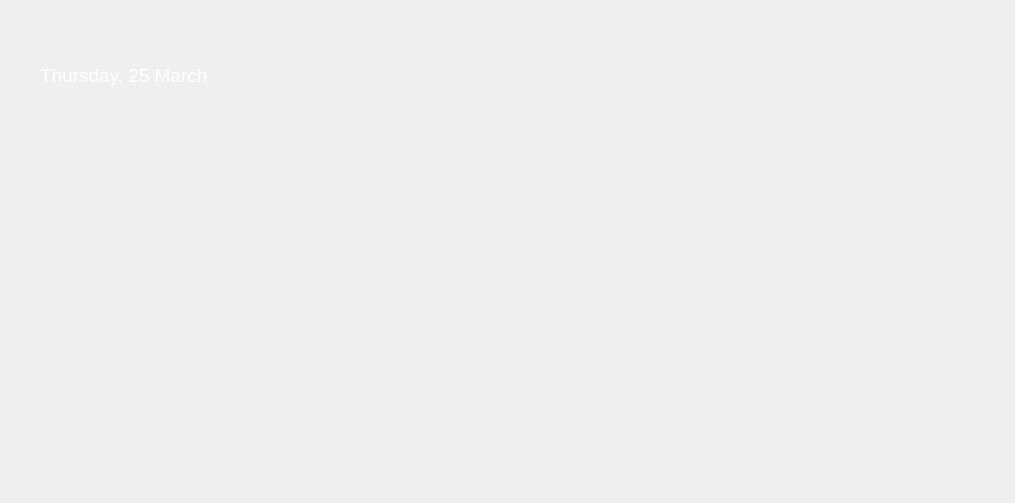
<?xml version="1.0" encoding="UTF-8"?>
<ui version="4.0">
 <class>Form</class>
 <widget class="QWidget" name="Form">
  <property name="geometry">
   <rect>
    <x>0</x>
    <y>0</y>
    <width>1015</width>
    <height>503</height>
   </rect>
  </property>
  <property name="windowTitle">
   <string>Form</string>
  </property>
  <property name="styleSheet">
   <string notr="true">border:none;</string>
  </property>
  <widget class="QLabel" name="label">
   <property name="geometry">
    <rect>
     <x>0</x>
     <y>-70</y>
     <width>1024</width>
     <height>575</height>
    </rect>
   </property>
   <property name="font">
    <font>
     <family>Arial</family>
     <pointsize>10</pointsize>
    </font>
   </property>
   <property name="styleSheet">
    <string notr="true"/>
   </property>
   <property name="text">
    <string/>
   </property>
   <property name="pixmap">
    <pixmap resource="rec.qrc">:/redc/lib/tuse.png</pixmap>
   </property>
   <property name="scaledContents">
    <bool>true</bool>
   </property>
  </widget>
  <widget class="QLabel" name="label_4">
   <property name="geometry">
    <rect>
     <x>150</x>
     <y>10</y>
     <width>720</width>
     <height>405</height>
    </rect>
   </property>
   <property name="text">
    <string/>
   </property>
   <property name="pixmap">
    <pixmap resource="rec.qrc">:/redc/lib/gifloader.gif</pixmap>
   </property>
   <property name="scaledContents">
    <bool>true</bool>
   </property>
  </widget>
  <widget class="QLabel" name="label_5">
   <property name="geometry">
    <rect>
     <x>40</x>
     <y>40</y>
     <width>241</width>
     <height>71</height>
    </rect>
   </property>
   <property name="font">
    <font>
     <family>Arial</family>
     <pointsize>14</pointsize>
     <weight>50</weight>
     <italic>false</italic>
     <bold>false</bold>
    </font>
   </property>
   <property name="styleSheet">
    <string notr="true">color: rgb(255, 255, 255);
font: 14pt &quot;Arial&quot;;</string>
   </property>
   <property name="text">
    <string>Thursday, 25 March</string>
   </property>
  </widget>
  <widget class="QPushButton" name="exitB">
   <property name="geometry">
    <rect>
     <x>970</x>
     <y>0</y>
     <width>41</width>
     <height>41</height>
    </rect>
   </property>
   <property name="styleSheet">
    <string notr="true">image: url(:/redc/lib/redclose.png);border:none;</string>
   </property>
   <property name="text">
    <string/>
   </property>
  </widget>
  <widget class="QLabel" name="label_2">
   <property name="geometry">
    <rect>
     <x>610</x>
     <y>360</y>
     <width>411</width>
     <height>131</height>
    </rect>
   </property>
   <property name="styleSheet">
    <string notr="true">image: url(:/redc/lib/army.png);
image: url(:/redc/lib/dashboard.png);</string>
   </property>
   <property name="text">
    <string/>
   </property>
  </widget>
  <widget class="QLabel" name="label_3">
   <property name="geometry">
    <rect>
     <x>10</x>
     <y>430</y>
     <width>421</width>
     <height>71</height>
    </rect>
   </property>
   <property name="styleSheet">
    <string notr="true">image: url(:/redc/lib/army.png);</string>
   </property>
   <property name="text">
    <string/>
   </property>
  </widget>
  <widget class="QLabel" name="label_6">
   <property name="geometry">
    <rect>
     <x>10</x>
     <y>30</y>
     <width>291</width>
     <height>91</height>
    </rect>
   </property>
   <property name="styleSheet">
    <string notr="true">image: url(:/redc/lib/panel.png);</string>
   </property>
   <property name="text">
    <string/>
   </property>
  </widget>
  <widget class="QPushButton" name="shutB">
   <property name="geometry">
    <rect>
     <x>730</x>
     <y>410</y>
     <width>41</width>
     <height>51</height>
    </rect>
   </property>
   <property name="styleSheet">
    <string notr="true">border:none;</string>
   </property>
   <property name="text">
    <string/>
   </property>
  </widget>
  <widget class="QPushButton" name="pauseB">
   <property name="geometry">
    <rect>
     <x>800</x>
     <y>410</y>
     <width>51</width>
     <height>51</height>
    </rect>
   </property>
   <property name="text">
    <string/>
   </property>
  </widget>
  <widget class="QPushButton" name="restartB">
   <property name="geometry">
    <rect>
     <x>884</x>
     <y>412</y>
     <width>41</width>
     <height>51</height>
    </rect>
   </property>
   <property name="text">
    <string/>
   </property>
  </widget>
  <widget class="QPushButton" name="minB">
   <property name="geometry">
    <rect>
     <x>930</x>
     <y>0</y>
     <width>41</width>
     <height>41</height>
    </rect>
   </property>
   <property name="styleSheet">
    <string notr="true">image: url(:/redc/lib/mini40.png);border:none;</string>
   </property>
   <property name="text">
    <string/>
   </property>
  </widget>
  <zorder>label_4</zorder>
  <zorder>label</zorder>
  <zorder>exitB</zorder>
  <zorder>label_2</zorder>
  <zorder>label_3</zorder>
  <zorder>label_6</zorder>
  <zorder>label_5</zorder>
  <zorder>shutB</zorder>
  <zorder>pauseB</zorder>
  <zorder>restartB</zorder>
  <zorder>minB</zorder>
 </widget>
 <resources>
  <include location="rec.qrc"/>
 </resources>
 <connections/>
</ui>
